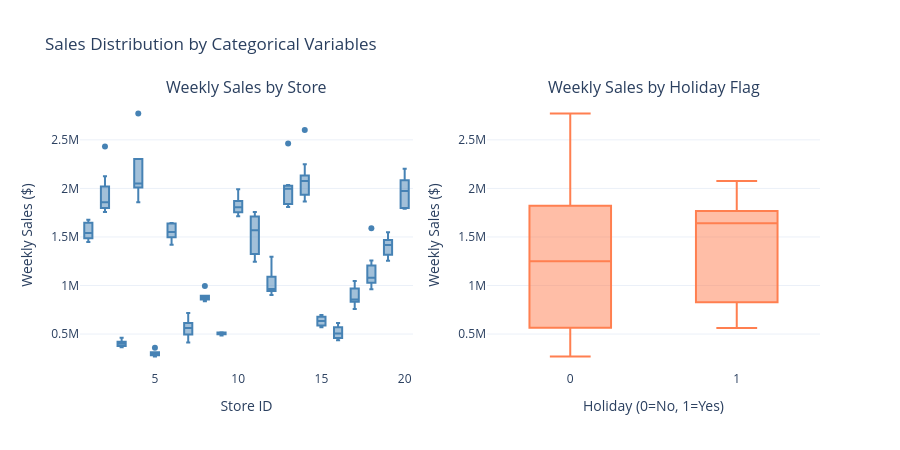

Notebook cell for this chart:
### Markdown cell above
## Section 3: Categorical Variables Analysis (Store & Holiday_Flag)

Store identity and holiday periods are expected to be strong sales drivers. Analyzing their distributions and relationship with the target helps decide encoding strategy and whether store grouping is needed to avoid sparsity.

### Code cell
df_eda = df.dropna(subset=['Weekly_Sales']).copy()

display(Markdown("### Store Analysis"))

display(Markdown(
    f"- **Unique stores:** {df_eda['Store'].nunique()} | "
    f"**Missing:** {df_eda['Store'].isnull().sum()} | "
    f"**Values:** 1-20 (discrete category)"
))

store_stats = (
    df_eda.groupby('Store')['Weekly_Sales']
    .agg(['mean', 'count'])
    .sort_values('mean', ascending=False)
    .rename(columns={'mean': 'Avg Weekly Sales', 'count': 'Observations'})
)
store_stats['Avg Weekly Sales'] = store_stats['Avg Weekly Sales'].map('${:,.0f}'.format)

display(Markdown("**Top 3 stores (by avg sales):**"))
display(store_stats.head(3))

display(Markdown("**Bottom 3 stores (by avg sales):**"))
display(store_stats.tail(3))

display(Markdown("### Holiday Flag Analysis"))

df_holiday = df_eda.dropna(subset=['Holiday_Flag']).copy()
missing_holiday = df_eda['Holiday_Flag'].isnull().sum()
missing_holiday_pct = missing_holiday / len(df_eda) * 100

display(Markdown(
    f"- **Unique values:** {df_holiday['Holiday_Flag'].nunique()} | "
    f"**Missing:** {missing_holiday} ({missing_holiday_pct:.1f}%) | "
    f"**Values:** 0 (non-holiday), 1 (holiday)"
))

holiday_stats = (
    df_holiday.groupby('Holiday_Flag')['Weekly_Sales']
    .agg(['mean', 'median', 'count'])
    .rename(columns={'mean': 'Mean Sales', 'median': 'Median Sales', 'count': 'Observations'})
)
holiday_stats.index = holiday_stats.index.map({0: 'Non-Holiday', 1: 'Holiday'})

display(holiday_stats.style
    .format({'Mean Sales': '${:,.0f}', 'Median Sales': '${:,.0f}', 'Observations': '{:,}'})
    .set_caption("Sales by Holiday Flag"))

fig = make_subplots(
    rows=1, cols=2,
    subplot_titles=('Weekly Sales by Store', 'Weekly Sales by Holiday Flag'),
    specs=[[{"type": "box"}, {"type": "box"}]]
)

fig.add_trace(
    go.Box(x=df_eda['Store'], y=df_eda['Weekly_Sales'], marker_color='steelblue', name=''),
    row=1, col=1
)

fig.add_trace(
    go.Box(x=df_holiday['Holiday_Flag'].astype(str), y=df_holiday['Weekly_Sales'], marker_color='coral', name=''),
    row=1, col=2
)

fig.update_xaxes(title_text='Store ID', row=1, col=1)
fig.update_xaxes(title_text='Holiday (0=No, 1=Yes)', row=1, col=2)
fig.update_yaxes(title_text='Weekly Sales ($)', row=1, col=1)
fig.update_yaxes(title_text='Weekly Sales ($)', row=1, col=2)
fig.update_layout(title_text='Sales Distribution by Categorical Variables', showlegend=False, height=450)
fig.write_image(".doc/notebook_plots/01_EDA/Sales_by_Categorical_Variables.png")
fig.show()

store_sales_std = df_eda.groupby('Store')['Weekly_Sales'].std()
holiday_mean = df_holiday.groupby('Holiday_Flag')['Weekly_Sales'].mean()
holiday_diff_pct = (holiday_mean[1] - holiday_mean[0]) / holiday_mean[0] * 100

display(Markdown(
    f"**Observation:** Sales variance across stores is substantial (per-store std ranges from "
    f"${store_sales_std.min():,.0f} to ${store_sales_std.max():,.0f}), confirming that store identity "
    f"is a meaningful predictor. Holiday weeks show a {holiday_diff_pct:+.1f}% difference in mean sales "
    f"compared to non-holiday weeks, suggesting Holiday_Flag carries predictive signal."
))

display(Markdown(f"""**Decision: Missing Holiday_Flag**
- Rows with missing Holiday_Flag: **{df_eda['Holiday_Flag'].isnull().sum()}**
- Will be handled in Section 7 via clean_data() -- impute with mode (0) or drop"""))

### Figure 1 — Plotly figure (JSON) as saved in the notebook; plotly's stock layout.template omitted (floating-point values rounded to 4 significant figures; data arrays with more than 128 entries replaced by an {"elided": "..."} marker saying what was removed)
{"data": [{"marker": {"color": "steelblue"}, "name": "", "type": "box", "x": {"elided": "136 int values"}, "xaxis": "x", "y": {"elided": "136 float values"}, "yaxis": "y"}, {"marker": {"color": "coral"}, "name": "", "type": "box", "x": ["0", "0", "0", "0", "0", "0", "0", "0", "0", "0", "0", "0", "0", "0", "0", "0", "0", "0", "0", "0", "0", "0", "0", "0", "0", "0", "0", "1", "1", "0", "0", "0", "0", "0", "0", "0", "0", "1", "1", "0", "0", "0", "0", "0", "0", "0", "0", "0", "0", "0", "0", "0", "0", "0", "0", "0", "0", "0", "0", "0", "0", "0", "0", "0", "0", "0", "0", "0", "0", "0", "0", "0", "0", "0", "0", "0", "0", "0", "0", "0", "0", "0", "0", "0", "0", "0", "0", "0", "0", "0", "0", "1", "0", "1", "0", "0", "0", "1", "0", "0", "0", "0", "0", "1", "0", "0", "0", "0", "0", "0", "0", "0", "0", "1", "0", "0", "0", "0", "0", "0", "0", "0", "0", "0", "0"], "xaxis": "x2", "y": [1808000.0, 1244000.0, 1644000.0, 1858000.0, 695400.0, 2204000.0, 2601000.0, 418900.0, 895100.0, 1030000.0, 414100.0, 1677000.0, 829200.0, 1997000.0, 1205000.0, 2433000.0, 561100.0, 290900.0, 1074000.0, 1427000.0, 1405000.0, 919900.0, 367400.0, 435400.0, 757700.0, 1420000.0, 1021000.0, 563500.0, 2077000.0, 1853000.0, 1267000.0, 365200.0, 988200.0, 2008000.0, 311900.0, 961200.0, 526500.0, 1662000.0, 1642000.0, 1862000.0, 268900.0, 1549000.0, 485100.0, 2035000.0, 1917000.0, 509300.0, 1806000.0, 1847000.0, 888800.0, 1532000.0, 2021000.0, 2096000.0, 1990000.0, 1296000.0, 313400.0, 2771000.0, 1166000.0, 461600.0, 955900.0, 1588000.0, 2461000.0, 1508000.0, 1973000.0, 570600.0, 1539000.0, 1790000.0, 519800.0, 359200.0, 1570000.0, 607500.0, 1758000.0, 986900.0, 432000.0, 2046000.0, 1798000.0, 1047000.0, 384200.0, 964300.0, 1954000.0, 1494000.0, 860300.0, 298700.0, 1768000.0, 2018000.0, 364100.0, 1800000.0, 1087000.0, 2303000.0, 419500.0, 1366000.0, 2096000.0, 994800.0, 1256000.0, 1800000.0, 1468000.0, 2124000.0, 1812000.0, 1757000.0, 660800.0, 457300.0, 1865000.0, 836700.0, 275100.0, 597900.0, 1466000.0, 1467000.0, 398800.0, 614300.0, 1970000.0, 1048000.0, 2026000.0, 855500.0, 2036000.0, 903100.0, 1832000.0, 1639000.0, 532700.0, 301800.0, 403300.0, 397000.0, 424500.0, 2249000.0, 845300.0, 856800.0, 1255000.0], "yaxis": "y2"}], "layout": {"annotations": [{"font": {"size": 16}, "showarrow": false, "text": "Weekly Sales by Store", "x": 0.225, "xanchor": "center", "xref": "paper", "y": 1, "yanchor": "bottom", "yref": "paper"}, {"font": {"size": 16}, "showarrow": false, "text": "Weekly Sales by Holiday Flag", "x": 0.775, "xanchor": "center", "xref": "paper", "y": 1, "yanchor": "bottom", "yref": "paper"}], "height": 450, "showlegend": false, "title": {"text": "Sales Distribution by Categorical Variables"}, "xaxis": {"anchor": "y", "domain": [0, 0.45], "title": {"text": "Store ID"}}, "xaxis2": {"anchor": "y2", "domain": [0.55, 1], "title": {"text": "Holiday (0=No, 1=Yes)"}}, "yaxis": {"anchor": "x", "domain": [0, 1], "title": {"text": "Weekly Sales ($)"}}, "yaxis2": {"anchor": "x2", "domain": [0, 1], "title": {"text": "Weekly Sales ($)"}}}}
